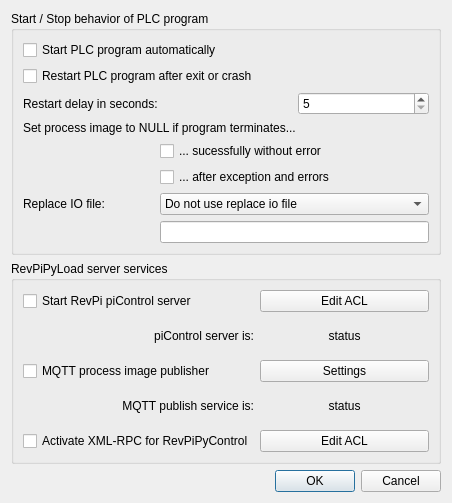
<?xml version="1.0" encoding="UTF-8"?>
<ui version="4.0">
 <class>diag_options</class>
 <widget class="QDialog" name="diag_options">
  <property name="geometry">
   <rect>
    <x>0</x>
    <y>0</y>
    <width>452</width>
    <height>503</height>
   </rect>
  </property>
  <property name="windowTitle">
   <string>RevPi Python PLC Options</string>
  </property>
  <layout class="QVBoxLayout" name="verticalLayout">
   <item>
    <widget class="QGroupBox" name="gb_plc">
     <property name="title">
      <string>Start / Stop behavior of PLC program</string>
     </property>
     <layout class="QGridLayout" name="gridLayout">
      <item row="6" column="0">
       <widget class="QLabel" name="lbl_replace_io">
        <property name="text">
         <string>Replace IO file:</string>
        </property>
       </widget>
      </item>
      <item row="2" column="2">
       <widget class="QSpinBox" name="sbx_autoreloaddelay">
        <property name="minimum">
         <number>5</number>
        </property>
        <property name="maximum">
         <number>120</number>
        </property>
       </widget>
      </item>
      <item row="4" column="1" colspan="2">
       <widget class="QCheckBox" name="cbx_zeroonexit">
        <property name="text">
         <string>... sucessfully without error</string>
        </property>
       </widget>
      </item>
      <item row="5" column="1" colspan="2">
       <widget class="QCheckBox" name="cbx_zeroonerror">
        <property name="text">
         <string>... after exception and errors</string>
        </property>
       </widget>
      </item>
      <item row="0" column="0" colspan="3">
       <widget class="QCheckBox" name="cbx_autostart">
        <property name="text">
         <string>Start PLC program automatically</string>
        </property>
       </widget>
      </item>
      <item row="1" column="0" colspan="3">
       <widget class="QCheckBox" name="cbx_autoreload">
        <property name="text">
         <string>Restart PLC program after exit or crash</string>
        </property>
       </widget>
      </item>
      <item row="3" column="0" colspan="3">
       <widget class="QLabel" name="lbl_plc_zero">
        <property name="text">
         <string>Set process image to NULL if program terminates...</string>
        </property>
       </widget>
      </item>
      <item row="7" column="1" colspan="2">
       <widget class="QLineEdit" name="txt_replace_io"/>
      </item>
      <item row="6" column="1" colspan="2">
       <widget class="QComboBox" name="cbb_replace_io">
        <item>
         <property name="text">
          <string>Do not use replace io file</string>
         </property>
        </item>
        <item>
         <property name="text">
          <string>Use static file from RevPiPyLoad</string>
         </property>
        </item>
        <item>
         <property name="text">
          <string>Use dynamic file from work directory</string>
         </property>
        </item>
        <item>
         <property name="text">
          <string>Give own path and filename</string>
         </property>
        </item>
       </widget>
      </item>
      <item row="2" column="0" colspan="2">
       <widget class="QLabel" name="lbl_plc_delay">
        <property name="text">
         <string>Restart delay in seconds:</string>
        </property>
       </widget>
      </item>
     </layout>
    </widget>
   </item>
   <item>
    <widget class="QGroupBox" name="gb_server">
     <property name="title">
      <string>RevPiPyLoad server services</string>
     </property>
     <layout class="QGridLayout" name="gridLayout_2">
      <item row="0" column="1">
       <widget class="QPushButton" name="btn_aclplcslave">
        <property name="text">
         <string>Edit ACL</string>
        </property>
       </widget>
      </item>
      <item row="2" column="0">
       <widget class="QCheckBox" name="cbx_mqtt">
        <property name="text">
         <string>MQTT process image publisher</string>
        </property>
       </widget>
      </item>
      <item row="0" column="0">
       <widget class="QCheckBox" name="cbx_plcslave">
        <property name="text">
         <string>Start RevPi piControl server</string>
        </property>
       </widget>
      </item>
      <item row="1" column="1">
       <widget class="QLabel" name="lbl_slave_status">
        <property name="text">
         <string>status</string>
        </property>
        <property name="alignment">
         <set>Qt::AlignCenter</set>
        </property>
       </widget>
      </item>
      <item row="1" column="0">
       <widget class="QLabel" name="lbl_lbl_slave_status">
        <property name="text">
         <string>piControl server is:</string>
        </property>
        <property name="alignment">
         <set>Qt::AlignRight|Qt::AlignTrailing|Qt::AlignVCenter</set>
        </property>
       </widget>
      </item>
      <item row="3" column="1">
       <widget class="QLabel" name="lbl_mqtt_status">
        <property name="text">
         <string>status</string>
        </property>
        <property name="alignment">
         <set>Qt::AlignCenter</set>
        </property>
       </widget>
      </item>
      <item row="3" column="0">
       <widget class="QLabel" name="lbl_lbl_mqtt_status">
        <property name="text">
         <string>MQTT publish service is:</string>
        </property>
        <property name="alignment">
         <set>Qt::AlignRight|Qt::AlignTrailing|Qt::AlignVCenter</set>
        </property>
       </widget>
      </item>
      <item row="2" column="1">
       <widget class="QPushButton" name="btn_mqtt">
        <property name="text">
         <string>Settings</string>
        </property>
       </widget>
      </item>
      <item row="4" column="1">
       <widget class="QPushButton" name="btn_aclxmlrpc">
        <property name="text">
         <string>Edit ACL</string>
        </property>
       </widget>
      </item>
      <item row="4" column="0">
       <widget class="QCheckBox" name="cbx_xmlrpc">
        <property name="text">
         <string>Activate XML-RPC for RevPiPyControl</string>
        </property>
       </widget>
      </item>
     </layout>
    </widget>
   </item>
   <item>
    <widget class="QDialogButtonBox" name="btn_box">
     <property name="orientation">
      <enum>Qt::Horizontal</enum>
     </property>
     <property name="standardButtons">
      <set>QDialogButtonBox::Cancel|QDialogButtonBox::Ok</set>
     </property>
    </widget>
   </item>
  </layout>
 </widget>
 <resources/>
 <connections>
  <connection>
   <sender>btn_box</sender>
   <signal>accepted()</signal>
   <receiver>diag_options</receiver>
   <slot>accept()</slot>
   <hints>
    <hint type="sourcelabel">
     <x>248</x>
     <y>254</y>
    </hint>
    <hint type="destinationlabel">
     <x>157</x>
     <y>274</y>
    </hint>
   </hints>
  </connection>
  <connection>
   <sender>btn_box</sender>
   <signal>rejected()</signal>
   <receiver>diag_options</receiver>
   <slot>reject()</slot>
   <hints>
    <hint type="sourcelabel">
     <x>316</x>
     <y>260</y>
    </hint>
    <hint type="destinationlabel">
     <x>286</x>
     <y>274</y>
    </hint>
   </hints>
  </connection>
 </connections>
</ui>
